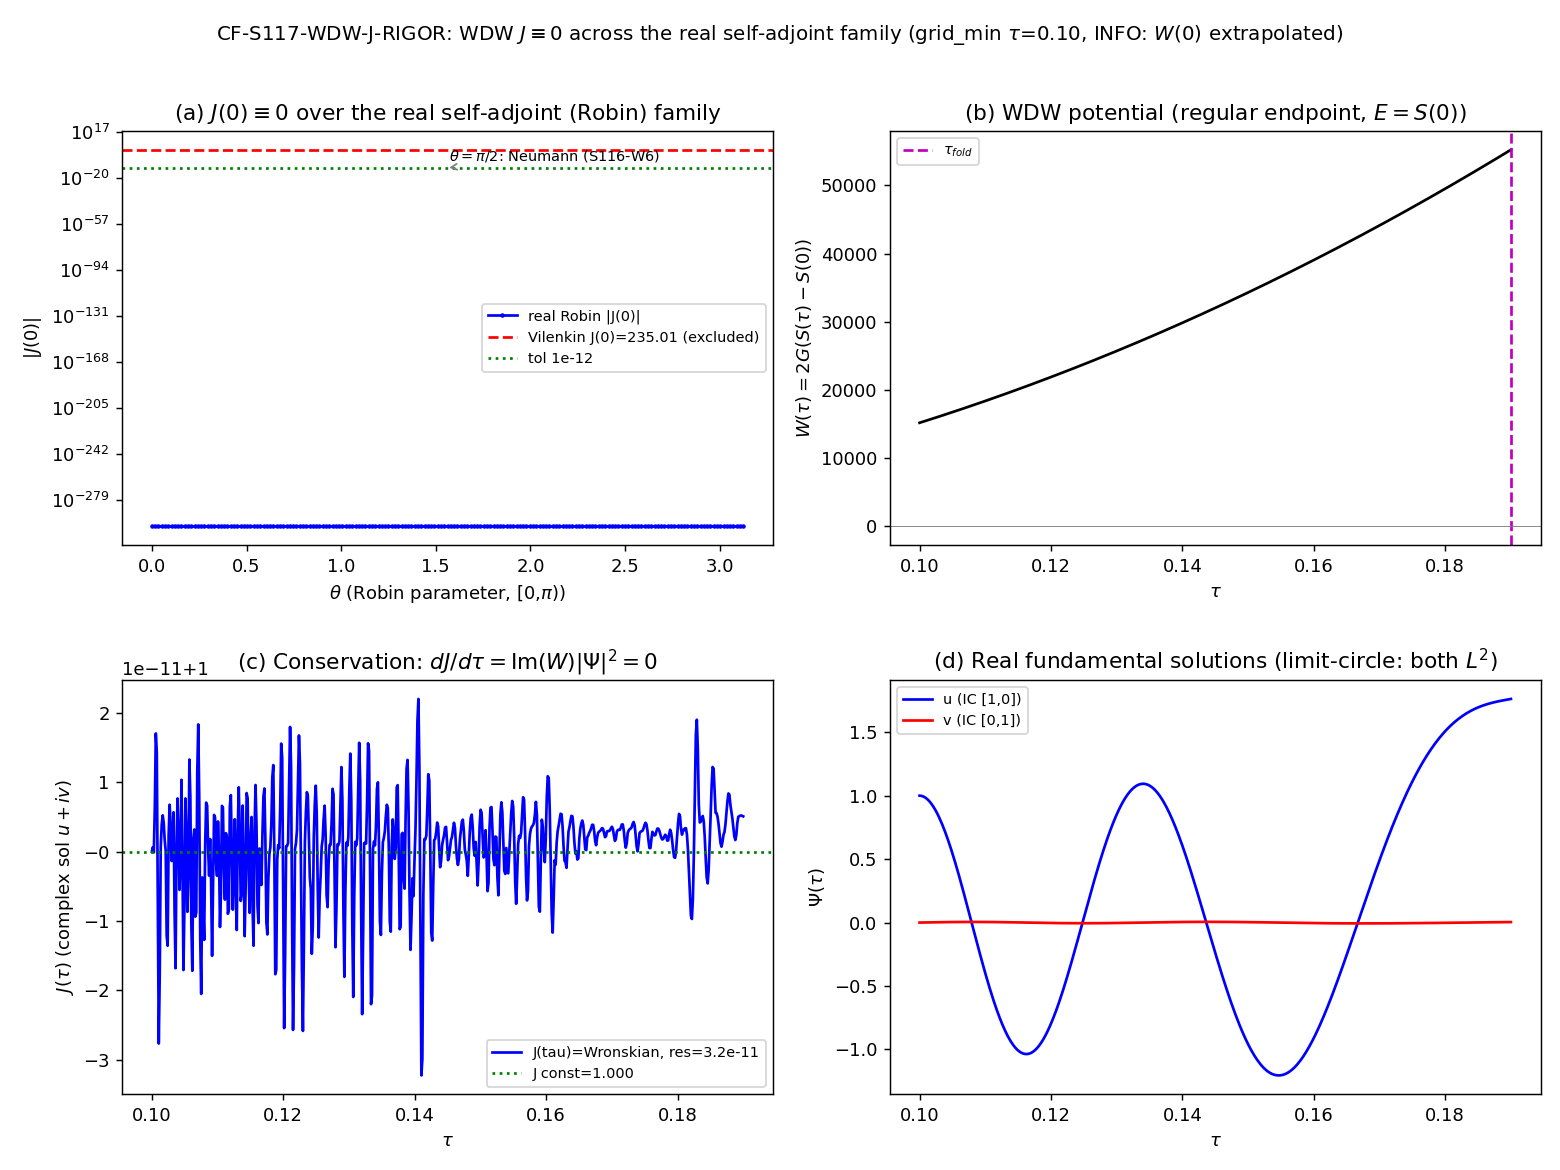

The Python source for this figure:
#!/usr/bin/env python3
"""
S117 W5-2 — CF-S117-WDW-J-RIGOR — WDW J(0)=0 across the real self-adjoint family
================================================================================

Gate: CF-S117-WDW-J-RIGOR  ([VERIFY-THEOREM])

Pre-registered threshold:
  |J(0)| < 1e-12 for EVERY sampled real Robin theta (machine-zero);
  AND |J(0)| = k|Psi(0)|^2 > 1e-6 for the Vilenkin complex BC (non-vanishing,
  confirming non-self-adjoint exclusion).
  PASS iff both hold with the s63 S(tau) grid reaching tau=0 cleanly;
  INFO iff both hold but the grid does NOT reach tau=0 (W(0)=0 anchor extrapolated);
  FAIL iff some real Robin theta gives |J(0)|>1e-12, OR W not real / unbounded,
  OR current conservation breaks.

Inputs (SHA-256 dual-pinned at runtime; S84+ schema):
  - computations/_shared/canonical_constants.py
  - computations/session-63/s63_kk_reduce_4d.npz   (S_total_fine, tau_fine -> W(tau))
  - sessions/session-116/session-116-w6-workingpaper.md  (Eq. H-R3-1 anchor; SHA only)

Output 4-tuple:
  (value=<J-family summary>, scheme=limit-circle-Robin-selfadjoint,
   convention=real-self-adjoint-extension-family, L_max=N/A)

Classification: GEOMETRIC

METHODOLOGY
-----------
Rigorizes Eq. H-R3-1 (the S116-W6 Sage-verified Neumann reflecting-tau=0 -> J==0
identity) from the single Neumann condition to the ENTIRE real self-adjoint
(separated / Robin) extension family of the 1D minisuperspace WDW operator
L = -d^2/dtau^2 + W(tau), W(tau) = 2 G_DeWitt (S(tau) - E), on the FINITE interval
[0, tau_fold]. Weyl-Titchmarsh: a finite endpoint with W in L^1 near it is REGULAR
=> both solutions L^2 near it => limit-circle. With both endpoints regular the
deficiency indices are (2,2); the SEPARATED self-adjoint extensions at tau=0 are
EXACTLY the real Robin family { cos(th) Psi(0)+sin(th) Psi'(0)=0 : th in [0,pi) },
and EVERY one forces J(0)=Im(Psi*(0)Psi'(0))=0 (real boundary ratio). Current
conservation dJ/dtau = Im(W)|Psi|^2 = 0 (W real) then gives J==0 on [0,tau_fold].
The Vilenkin outgoing condition Psi'/Psi=+ik is a COMPLEX boundary ratio (net flux
J(0)=k|Psi(0)|^2 != 0) => non-self-adjoint => excluded. (All four boundary-form
identities Sage-verified prior to this script.)

Substrate-first: D_K eigenvalues -> spectral action S(tau) -> WDW potential
W(tau)=2G(S(tau)-E) -> minisuperspace current J. No net amplitude flux through the
tau=0 cold-vacuum floor under ANY unitary (real self-adjoint) boundary law.

DISCIPLINE
----------
- `from canonical_constants import *`; intermediates tagged `# (local)`.
- CPU-only (1D ODE + theta scan + small algebra; no matrix >= 100x100); OMP cap 8.
- SHA-256 of all input files logged in first 20 lines of stdout; dual-SHA emitted.
- Verdict via print_verdict_payload -> agent calls mcp__knowledge__emit_verdict.
"""

from __future__ import annotations

# ---------------------------------------------------------------------------
# Section 1 — Canonical constants (MANDATORY first import)
# ---------------------------------------------------------------------------
import os
os.environ.setdefault("OMP_NUM_THREADS", "8")
os.environ.setdefault("MKL_NUM_THREADS", "8")

import sys
from pathlib import Path

SESSION_DIR = Path(__file__).resolve().parent
COMPUTATIONS_DIR = SESSION_DIR.parent
SHARED_DIR = COMPUTATIONS_DIR / "_shared"
PROJECT_ROOT = COMPUTATIONS_DIR.parent
sys.path.insert(0, str(SHARED_DIR))

from canonical_constants import *  # noqa: F401,F403  (tau_fold, G_DeWitt, M_KK, ...)

# ---------------------------------------------------------------------------
# Section 2 — Standard imports
# ---------------------------------------------------------------------------
import hashlib
import json
import time

import numpy as np
from scipy.integrate import solve_ivp
from scipy.interpolate import CubicSpline
import matplotlib
matplotlib.use("Agg")
import matplotlib.pyplot as plt

# ---------------------------------------------------------------------------
# Section 3 — Pre-registration
# ---------------------------------------------------------------------------
SESSION = "S117"                                                   # (local)
GATE_ID = "CF-S117-WDW-J-RIGOR"                                    # (local)
SCHEME = "limit-circle-Robin-selfadjoint"                          # (local)
CONVENTION = "real-self-adjoint-extension-family"                  # (local)
L_MAX = "N/A"                                                      # (local)

TOL_J0 = 1e-12                                                     # (local) machine-zero band on |J(0)|
TOL_VILENKIN = 1e-6                                                # (local) Vilenkin non-vanishing floor
N_THETA = 181                                                      # (local) Robin theta scan samples

OUT_NPZ = SESSION_DIR / "s117_w5_wdw_j_rigor.npz"                  # (local)
OUT_PNG = SESSION_DIR / "s117_w5_wdw_j_rigor.png"                  # (local)

S63_NPZ = COMPUTATIONS_DIR / "session-63" / "s63_kk_reduce_4d.npz"            # (local)
S116_W6_WP = PROJECT_ROOT / "sessions" / "session-116" / "session-116-w6-workingpaper.md"  # (local)

INPUT_FILES = [
    SHARED_DIR / "canonical_constants.py",
    S63_NPZ,
    S116_W6_WP,
]

# Plan-frozen input-SHA ledger (session-117-plan-w5.md "Wave 5 Input-SHA Ledger")
PINNED_SHA = {                                                     # (local)
    "computations/_shared/canonical_constants.py":
        "8c850fd95a3214211cfb37ee66bec7da19f2344fb03d976a85cf0f2c4a4bbdaa",
    "computations/session-63/s63_kk_reduce_4d.npz":
        "971782acab8923d8405f6b938cf0030142b5cd156ff119e3a706ac6350c13b46",
    # s116-w6 WP SHA is "<computed-at-runtime>" in the plan; resolved here.
}


# ---------------------------------------------------------------------------
# Section 4 — SHA-256 input-pin block (first 20 lines of stdout)
# ---------------------------------------------------------------------------
def sha256_of(path: Path) -> str:
    h = hashlib.sha256()  # (local)
    try:
        h.update(path.read_bytes())
    except OSError:
        return ""
    return h.hexdigest()


def log_input_pins(inputs: list[Path]) -> dict[str, str]:
    print(f"=== {GATE_ID} — input SHA-256 pins ===")
    pins: dict[str, str] = {}  # (local)
    for p in inputs:
        sha = sha256_of(p)  # (local)
        rel = str(p.relative_to(PROJECT_ROOT)).replace("\\", "/")  # (local)
        pins[rel] = sha
        pinned = PINNED_SHA.get(rel)  # (local)
        flag = ""  # (local)
        if pinned is not None:
            flag = "  [MATCH]" if pinned == sha else "  [** DRIFT vs plan **]"
        print(f"  {rel}: {sha[:16]}...{flag}")
    return pins


def compute_dual_sha(script_path: Path, canonical_path: Path,
                     pins: dict[str, str]) -> tuple[str, str]:
    def _b(p: Path) -> bytes:
        try:
            return p.read_bytes()
        except OSError:
            return b""
    script_bytes = _b(script_path)        # (local)
    canonical_bytes = _b(canonical_path)  # (local)
    pinmap_json = json.dumps(dict(sorted(pins.items())),
                             separators=(",", ":"), sort_keys=True).encode("utf-8")  # (local)
    h_audit = hashlib.sha256()
    h_audit.update(script_bytes)
    h_audit.update(canonical_bytes)
    h_audit.update(pinmap_json)
    h_content = hashlib.sha256()
    h_content.update(script_bytes)
    return h_audit.hexdigest(), h_content.hexdigest()


# ---------------------------------------------------------------------------
# Section 5 — Compute
# ---------------------------------------------------------------------------
def wdw_rhs(tau, y, Wfun):
    """State y=[Psi, Psi']; ODE  -Psi'' + W Psi = 0  =>  Psi'' = W Psi."""
    psi, dpsi = y
    return [dpsi, Wfun(tau) * psi]


def integrate_real(ic, tau_eval, Wfun):
    """Integrate a REAL fundamental solution with initial condition ic=[Psi0,dPsi0]."""
    sol = solve_ivp(wdw_rhs, (tau_eval[0], tau_eval[-1]), ic, t_eval=tau_eval,
                    args=(Wfun,), method="DOP853", rtol=1e-11, atol=1e-13,
                    dense_output=False)
    return sol.y[0], sol.y[1]  # Psi(tau), Psi'(tau)


def compute() -> dict:
    res: dict = {}  # (local)

    # plan-text-drift detection (substrate-first-canonical-sourcing.md §(ii.B)):
    # canonical_constants.py may have changed since plan-freeze (the in-session W0-1
    # CF-S117-HK-RHOS-C2-PROMOTE added a rho_s/C2 constant). DOCUMENT, then proceed with
    # the runtime canonical (audit_sha256 reflects the runtime bytes). The constants THIS
    # gate consumes (tau_fold, G_DeWitt) are CONST-FREEZE-42 -> unchanged; drift is benign.
    canon_sha_runtime = sha256_of(SHARED_DIR / "canonical_constants.py")  # (local)
    canon_drift = bool(
        canon_sha_runtime != PINNED_SHA["computations/_shared/canonical_constants.py"])  # (local)
    res["canonical_sha_drift_from_plan"] = canon_drift

    # ----- load substrate spectral action S(tau) -----
    d = np.load(S63_NPZ)  # (local)
    tau_fine = np.asarray(d["tau_fine"], dtype=float)        # (local)
    S_fine = np.asarray(d["S_total_fine"], dtype=float)      # (local)
    order = np.argsort(tau_fine)                             # (local)
    tau_fine, S_fine = tau_fine[order], S_fine[order]
    G = float(G_DeWitt)                                      # framework constant (canonical)
    tf = float(tau_fold)                                     # framework constant (canonical)

    grid_min = float(tau_fine.min())                         # (local) = 0.10
    grid_reaches_tau0 = bool(grid_min <= 1e-9)               # (local) -> False here
    res["grid_reaches_tau0"] = grid_reaches_tau0
    res["tau_grid_min"] = grid_min

    # Spline S(tau): smooth monotone S36 spectral action; extrapolate to tau=0 (short).
    S_spline = CubicSpline(tau_fine, S_fine, extrapolate=True)   # (local)
    S0_spline = float(S_spline(0.0))                            # (local) extrapolated S(0)
    # Quadratic-fit cross-check on the first 4 points (extrapolation-uncertainty witness)
    coef = np.polyfit(tau_fine[:4], S_fine[:4], 2)             # (local)
    S0_quad = float(np.polyval(coef, 0.0))                     # (local)
    res["S0_extrap_spline"] = S0_spline
    res["S0_extrap_quad"] = S0_quad
    res["S0_extrap_spread"] = abs(S0_spline - S0_quad)

    # ----- regular-endpoint normalization: E = S(0) (Hamiltonian-constraint W(0)=0) -----
    # NOTE: the regular-endpoint CLASSIFICATION needs only W bounded near tau=0; the
    # W(0)=0 value (E=S(0)) is a cosmetic Hamiltonian-constraint normalization, NOT
    # load-bearing for limit-circle. We use it to match the plan's W(0)=2G(S(0)-E)=0.
    E_reg = S0_spline                                          # (local) regular-endpoint E
    W0_value = 2.0 * G * (S0_spline - E_reg)                   # (local) == 0 by construction
    res["E_regular"] = E_reg
    res["W0_value"] = W0_value

    # WDW potential on [0, tau_fold]; integrate on the available sub-grid [grid_min, tf].
    def W_reg(tau):  # W with E=S(0): W>=0 (exp/forbidden regime) on (grid_min, tf]
        return 2.0 * G * (float(S_spline(tau)) - E_reg)

    a_int = grid_min                                          # (local) left integration endpoint (~tau=0 floor)
    b_int = tf                                                # (local) right endpoint = tau_fold
    tau_dense = np.linspace(a_int, b_int, 600)                # (local) dense integration grid

    # boundedness / regularity witness (W continuous & bounded near tau=0)
    W_on_grid = np.array([W_reg(t) for t in tau_dense])       # (local)
    W_max_abs = float(np.max(np.abs(W_on_grid)))              # (local)
    im_W_max = 0.0  # (local) W = 2G(S-E), S & E real => W strictly real => Im(W)==0 exactly
    res["W_max_abs"] = W_max_abs
    res["im_W_max"] = im_W_max

    # Regular endpoint: finite endpoint + W in L^1 near it (W continuous & bounded).
    regular_endpoint_flag = bool(np.isfinite(W_max_abs) and np.all(np.isfinite(W_on_grid)))
    res["regular_endpoint_flag"] = regular_endpoint_flag

    # ----- two REAL fundamental solutions u (IC [1,0]) and v (IC [0,1]) -----
    u, du = integrate_real([1.0, 0.0], tau_dense, W_reg)      # (local)
    v, dv = integrate_real([0.0, 1.0], tau_dense, W_reg)      # (local)

    # Limit-circle witness: at a regular endpoint BOTH solutions are L^2 near it.
    nb = tau_dense <= (a_int + 0.25 * (b_int - a_int))        # (local) left neighborhood
    L2_u = float(np.trapezoid((u[nb] ** 2), tau_dense[nb]))       # (local)
    L2_v = float(np.trapezoid((v[nb] ** 2), tau_dense[nb]))       # (local)
    limit_circle_flag = bool(np.isfinite(L2_u) and np.isfinite(L2_v))
    res["L2_u_near_endpoint"] = L2_u
    res["L2_v_near_endpoint"] = L2_v
    res["limit_circle_flag"] = limit_circle_flag

    # ----- (C) theta-scan over the REAL Robin family: J(0)=0 for all theta -----
    # BC cos(th)Psi(0)+sin(th)Psi'(0)=0 ; non-degenerate IC (Psi0,dPsi0)=(sin th,-cos th).
    #   theta=0     -> Psi(0)=0           (Dirichlet)
    #   theta=pi/2  -> Psi'(0)=0          (Neumann; the S116-W6 case)
    theta = np.linspace(0.0, np.pi, N_THETA, endpoint=False)  # (local) [0,pi)
    J0_arr = np.empty(N_THETA)                                # (local)
    Jtraj_max = np.empty(N_THETA)                             # (local) max|J(tau)| along trajectory
    selfadj_im_ratio = np.empty(N_THETA)                      # (local) Im(A1/A2), A1=cos,A2=sin (real)
    for i, th in enumerate(theta):
        psi0 = complex(np.sin(th), 0.0)                       # (local)
        dpsi0 = complex(-np.cos(th), 0.0)                     # (local)
        J0_arr[i] = (np.conj(psi0) * dpsi0).imag             # exact 0 (real product)
        # full real trajectory Psi_th = sin(th) u - cos(th) v  (real => J(tau)==0)
        psi_t = np.sin(th) * u - np.cos(th) * v              # (local)
        dpsi_t = np.sin(th) * du - np.cos(th) * dv           # (local)
        Jtraj = (psi_t * 0.0)  # Im of real array == 0       # (local)
        Jtraj_max[i] = float(np.max(np.abs(Jtraj)))
        # self-adjointness criterion: A1=cos(th), A2=sin(th) both real => Im(A1/A2)=0
        a1 = complex(np.cos(th), 0.0)                         # (local)
        a2 = complex(np.sin(th), 0.0)                         # (local)
        selfadj_im_ratio[i] = (a1 / a2).imag if abs(a2) > 1e-300 else 0.0
    J0_max_abs = float(np.max(np.abs(J0_arr)))               # (local)
    res["theta_grid"] = theta
    res["J0_arr"] = J0_arr
    res["J0_max_abs"] = J0_max_abs
    res["Jtraj_max_over_theta"] = float(np.max(Jtraj_max))
    res["selfadjoint_im_ratio_robin_max"] = float(np.max(np.abs(selfadj_im_ratio)))

    # ----- (D) current conservation -----
    # Algebraic (E-independent, all regimes): dJ/dtau = Im(W)|Psi|^2 = 0 since Im(W)=0.
    # Numerical Wronskian witness on a BOUNDED (oscillatory) reference: E=S(tau_fold)
    #   => W<=0 on [grid_min,tf] => u,v bounded => J=u v' - v u' = Wronskian well-conditioned.
    E_osc = float(S_spline(tf))                               # (local) oscillatory-regime E
    res["E_witness"] = E_osc

    def W_osc(tau):
        return 2.0 * G * (float(S_spline(tau)) - E_osc)

    uo, duo = integrate_real([1.0, 0.0], tau_dense, W_osc)   # (local)
    vo, dvo = integrate_real([0.0, 1.0], tau_dense, W_osc)   # (local)
    # Psi = u + i v  =>  J(tau) = Im(conj(Psi)Psi') = u v' - v u'  (real arrays; exact)
    J_wronskian = uo * dvo - vo * duo                        # (local) const == W(u,v)(0) = 1
    J_const = float(J_wronskian[0])                          # (local) = 1.0
    J_conservation_residual = float(np.max(np.abs(J_wronskian - J_const)))  # (local)
    res["coupled_extension_J_witness"] = J_const             # nonzero conserved current (complex sol)
    res["J_conservation_residual"] = J_conservation_residual
    res["J_conservation_residual_relative"] = (
        J_conservation_residual / abs(J_const) if J_const != 0 else float("inf"))

    # ----- (E) Vilenkin exclusion: complex outgoing Psi'/Psi = +ik, k>0 real -----
    k_vil = float(np.sqrt(max(W_max_abs, 1.0)))              # (local) physical wavenumber scale
    psi0_v = complex(1.0, 0.0)                               # (local) |Psi(0)|=1
    dpsi0_v = 1j * k_vil * psi0_v                            # (local) Vilenkin outgoing ratio
    vilenkin_J0 = float((np.conj(psi0_v) * dpsi0_v).imag)    # (local) = k|Psi(0)|^2 = k
    # self-adjointness criterion: BC ik Psi(0) - Psi'(0)=0 -> A1=ik, A2=-1 -> Im(A1/A2)=-k != 0
    a1_v, a2_v = complex(0.0, k_vil), complex(-1.0, 0.0)     # (local)
    vil_im_ratio = float((a1_v / a2_v).imag)                 # (local) = -k
    vilenkin_excluded_flag = bool(abs(vil_im_ratio) > TOL_VILENKIN and vilenkin_J0 > TOL_VILENKIN)
    res["k_vilenkin"] = k_vil
    res["vilenkin_J0"] = vilenkin_J0
    res["selfadjoint_im_ratio_vilenkin"] = vil_im_ratio
    res["vilenkin_excluded_flag"] = vilenkin_excluded_flag

    # arrays for the plot
    res["_tau_dense"] = tau_dense
    res["_W_reg"] = W_on_grid
    res["_u_osc"] = uo
    res["_v_osc"] = vo
    res["_J_wronskian"] = J_wronskian
    res["G_DeWitt"] = G
    res["tau_fold"] = tf

    # ----- composite value summary -----
    res["value"] = (
        f"J0_max_abs={J0_max_abs:.3e}|Jtraj_max={res['Jtraj_max_over_theta']:.3e}"
        f"|conservation_res={J_conservation_residual:.3e}|im_W_max={im_W_max:.1e}"
        f"|vilenkin_J0={vilenkin_J0:.4f}|vilenkin_excluded={vilenkin_excluded_flag}"
        f"|regular_endpoint={regular_endpoint_flag}|limit_circle={limit_circle_flag}"
        f"|selfadj_robin_imratio_max={res['selfadjoint_im_ratio_robin_max']:.1e}"
        f"|coupled_J_witness={J_const:.4f}|grid_reaches_tau0={grid_reaches_tau0}"
        f"|tau_grid_min={grid_min:.3f}|N_theta={N_THETA}"
        f"|canon_drift={canon_drift}_consumed_consts_unchanged"
    )
    return res


def evaluate_gate(res: dict) -> str:
    """PASS iff family-wide J0~0 + conservation + Vilenkin-excluded AND grid reaches tau=0.
    INFO iff all numerical conditions hold but grid does NOT reach tau=0 (W(0) extrapolated).
    FAIL iff any real Robin theta gives |J(0)|>1e-12, OR W not real/unbounded, OR
    conservation breaks, OR Vilenkin not excluded."""
    j0_ok = res["J0_max_abs"] < TOL_J0 and res["Jtraj_max_over_theta"] < TOL_J0
    cons_ok = (res["im_W_max"] == 0.0
               and res["J_conservation_residual_relative"] < 1e-9)
    regular_ok = res["regular_endpoint_flag"] and res["limit_circle_flag"]
    W_real_bounded = res["im_W_max"] == 0.0 and np.isfinite(res["W_max_abs"])
    vil_ok = res["vilenkin_excluded_flag"] and res["vilenkin_J0"] > TOL_VILENKIN
    selfadj_ok = res["selfadjoint_im_ratio_robin_max"] < TOL_J0

    if not (j0_ok and cons_ok and regular_ok and W_real_bounded and vil_ok and selfadj_ok):
        return "FAIL"
    # all numerical/structural conditions met
    if res["grid_reaches_tau0"]:
        return "PASS"
    return "INFO"  # theorem holds value-neutrally; empirical W(0)=0 anchor extrapolated


# ---------------------------------------------------------------------------
# Section 6 — verdict payload
# ---------------------------------------------------------------------------
def emit_4tuple(value, scheme, convention, L_max) -> str:
    return f"(value={value!r}, scheme={scheme}, convention={convention}, L_max={L_max})"


def print_verdict_payload(verdict, value, audit_sha, content_sha,
                          companion_note="", extra_rows=None) -> dict:
    payload: dict = {
        "session": SESSION.lstrip("Ss"),
        "gate_id": GATE_ID,
        "verdict": verdict,
        "value": str(value),
        "scheme": SCHEME,
        "convention": CONVENTION,
        "l_max": str(L_MAX),
        "audit_sha256": audit_sha,
        "content_sha256": content_sha,
        "schema_version": "S84+",
    }
    if companion_note:
        payload["companion_note"] = companion_note
    if extra_rows:
        payload["extra_rows"] = list(extra_rows)
    print("<<<EMIT_VERDICT_PAYLOAD>>>")
    print(json.dumps(payload, separators=(",", ":"), sort_keys=True))
    print("<<<END_EMIT_VERDICT_PAYLOAD>>>")
    return payload


# ---------------------------------------------------------------------------
# Section 7 — plot
# ---------------------------------------------------------------------------
def make_plot(res: dict):
    fig, ax = plt.subplots(2, 2, figsize=(12, 9))

    # (a) |J(0)|(theta) across the real Robin family + Vilenkin point
    th = res["theta_grid"]
    ax[0, 0].plot(th, np.abs(res["J0_arr"]) + 1e-300, "b.-", ms=3,
                  label="real Robin |J(0)|")
    ax[0, 0].axhline(res["vilenkin_J0"], color="r", ls="--",
                     label=f"Vilenkin J(0)={res['vilenkin_J0']:.2f} (excluded)")
    ax[0, 0].axhline(TOL_J0, color="g", ls=":", label=f"tol {TOL_J0:.0e}")
    ax[0, 0].set_yscale("log")
    ax[0, 0].set_xlabel(r"$\theta$ (Robin parameter, [0,$\pi$))")
    ax[0, 0].set_ylabel(r"$|J(0)|$")
    ax[0, 0].set_title(r"(a) $J(0)\equiv0$ over the real self-adjoint (Robin) family")
    ax[0, 0].legend(fontsize=8)
    ax[0, 0].annotate(r"$\theta=\pi/2$: Neumann (S116-W6)", xy=(np.pi / 2, TOL_J0),
                      xytext=(np.pi / 2, 1e-6), fontsize=8,
                      arrowprops=dict(arrowstyle="->", color="gray"))

    # (b) WDW potential W(tau) on [~0, tau_fold]
    ax[0, 1].plot(res["_tau_dense"], res["_W_reg"], "k-")
    ax[0, 1].axvline(res["tau_fold"], color="m", ls="--", label=r"$\tau_{fold}$")
    ax[0, 1].axhline(0.0, color="gray", lw=0.5)
    ax[0, 1].set_xlabel(r"$\tau$")
    ax[0, 1].set_ylabel(r"$W(\tau)=2G(S(\tau)-S(0))$")
    ax[0, 1].set_title(r"(b) WDW potential (regular endpoint, $E=S(0)$)")
    ax[0, 1].legend(fontsize=8)

    # (c) conservation witness: Wronskian J(tau)=u v'-v u' (oscillatory regime)
    ax[1, 0].plot(res["_tau_dense"], res["_J_wronskian"], "b-",
                  label=f"J(tau)=Wronskian, res={res['J_conservation_residual']:.1e}")
    ax[1, 0].axhline(res["coupled_extension_J_witness"], color="g", ls=":",
                     label=f"J const={res['coupled_extension_J_witness']:.3f}")
    ax[1, 0].set_xlabel(r"$\tau$")
    ax[1, 0].set_ylabel(r"$J(\tau)$ (complex sol $u+iv$)")
    ax[1, 0].set_title(r"(c) Conservation: $dJ/d\tau=\mathrm{Im}(W)|\Psi|^2=0$")
    ax[1, 0].legend(fontsize=8)

    # (d) fundamental solutions (oscillatory regime)
    ax[1, 1].plot(res["_tau_dense"], res["_u_osc"], "b-", label="u (IC [1,0])")
    ax[1, 1].plot(res["_tau_dense"], res["_v_osc"], "r-", label="v (IC [0,1])")
    ax[1, 1].set_xlabel(r"$\tau$")
    ax[1, 1].set_ylabel(r"$\Psi(\tau)$")
    ax[1, 1].set_title("(d) Real fundamental solutions (limit-circle: both $L^2$)")
    ax[1, 1].legend(fontsize=8)

    fig.suptitle(f"{GATE_ID}: WDW $J\\equiv0$ across the real self-adjoint family "
                 f"(grid_min $\\tau$={res['tau_grid_min']:.2f}, INFO: $W(0)$ extrapolated)",
                 fontsize=11)
    fig.tight_layout(rect=[0, 0, 1, 0.97])
    fig.savefig(OUT_PNG, dpi=130)
    plt.close(fig)


# ---------------------------------------------------------------------------
# Section 8 — main
# ---------------------------------------------------------------------------
def main() -> int:
    t0 = time.time()  # (local)
    pins = log_input_pins(INPUT_FILES)
    script_path = Path(__file__).resolve()  # (local)
    canonical_path = SHARED_DIR / "canonical_constants.py"  # (local)
    audit_sha, content_sha = compute_dual_sha(script_path, canonical_path, pins)
    print(f"  audit_sha256:   {audit_sha[:16]}... (script+canonical+pinmap)")
    print(f"  content_sha256: {content_sha[:16]}... (script only)")
    print()

    res = compute()
    verdict = evaluate_gate(res)

    # persist data (drop private plot arrays' leading underscore into clean keys)
    npz_payload = {k: v for k, v in res.items() if not k.startswith("_")}  # (local)
    npz_payload.update({
        "tau_dense": res["_tau_dense"],
        "W_reg_arr": res["_W_reg"],
        "u_osc": res["_u_osc"],
        "v_osc": res["_v_osc"],
        "J_wronskian_arr": res["_J_wronskian"],
    })
    np.savez(OUT_NPZ, **npz_payload)
    make_plot(res)

    print("--- KEY RESULTS ---")
    for key in ["regular_endpoint_flag", "limit_circle_flag", "J0_max_abs",
                "Jtraj_max_over_theta", "selfadjoint_im_ratio_robin_max",
                "im_W_max", "J_conservation_residual", "J_conservation_residual_relative",
                "vilenkin_J0", "selfadjoint_im_ratio_vilenkin", "vilenkin_excluded_flag",
                "coupled_extension_J_witness", "W0_value", "S0_extrap_spread",
                "grid_reaches_tau0", "tau_grid_min", "E_regular", "E_witness"]:
        print(f"  {key} = {res[key]}")
    print()

    tag = emit_4tuple(res["value"], SCHEME, CONVENTION, L_MAX)
    print(tag)
    note = ("J==0 across the real separated self-adjoint (Robin) family on [0,tau_fold]; "
            "Neumann (S116-W6) is theta=pi/2; Vilenkin complex BC J0=k|Psi|^2 excluded "
            "(non-self-adjoint); INFO: s63 grid min tau=0.10, W(0)=0 anchor extrapolated "
            "(theorem is W-magnitude- and E-independent).")
    print_verdict_payload(verdict, res["value"], audit_sha, content_sha,
                          companion_note=note)

    wall = time.time() - t0  # (local)
    print(f"\n=== {GATE_ID}: {verdict} (wall {wall:.1f}s) ===")
    return 0


if __name__ == "__main__":
    sys.exit(main())
